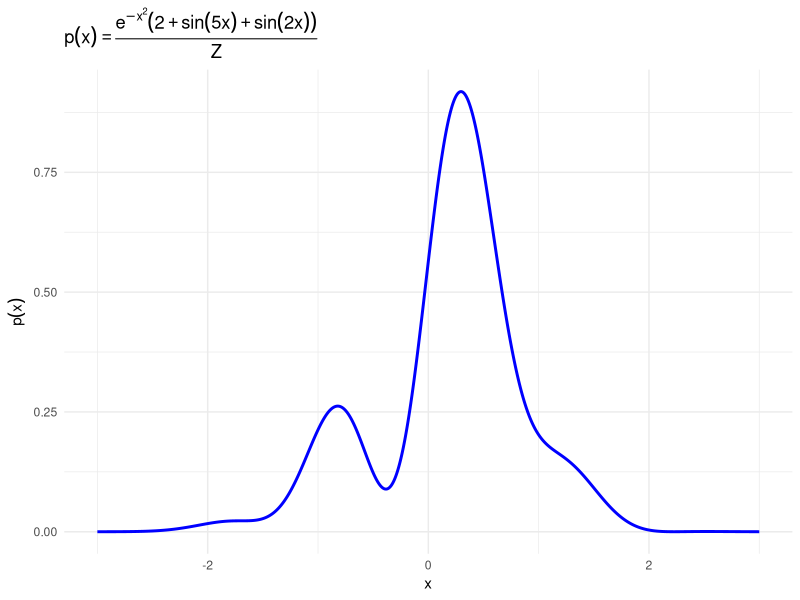
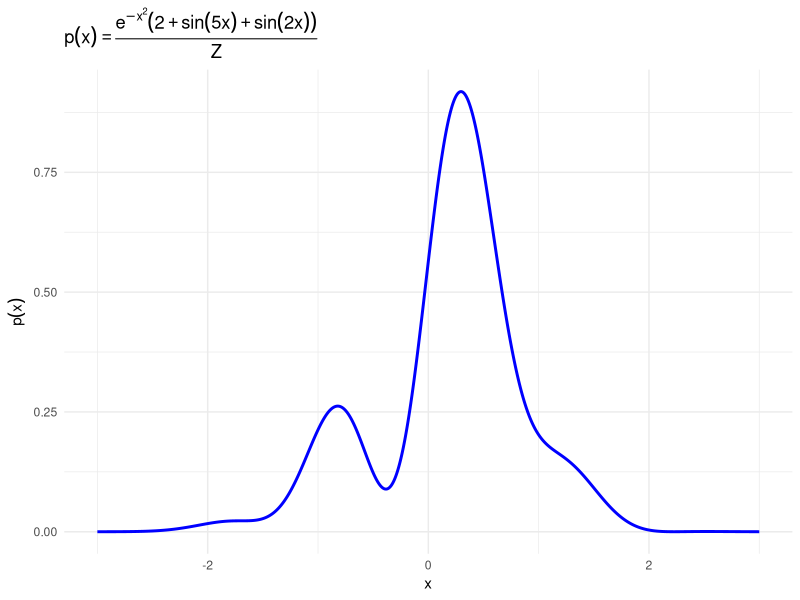
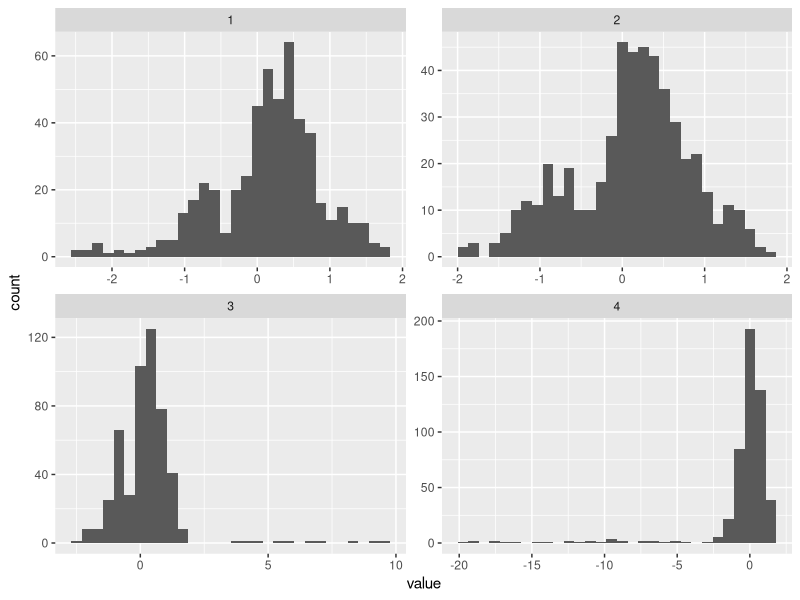
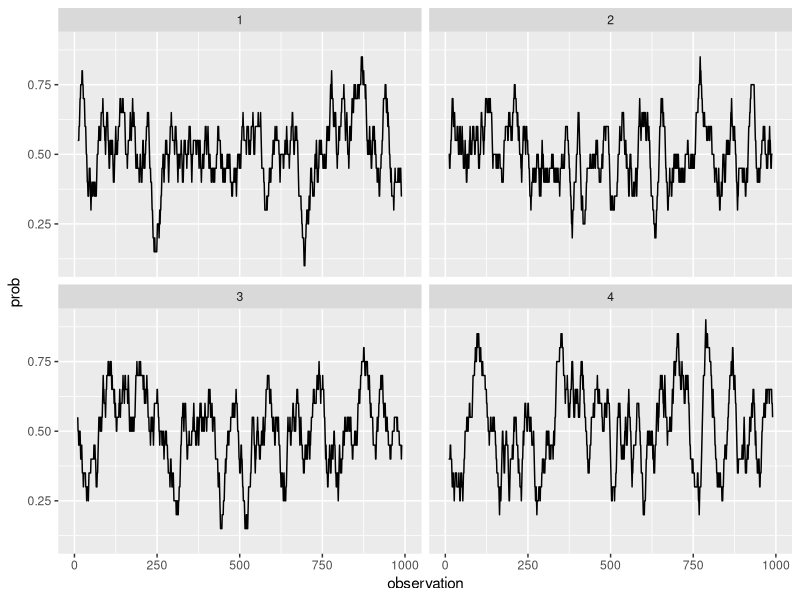
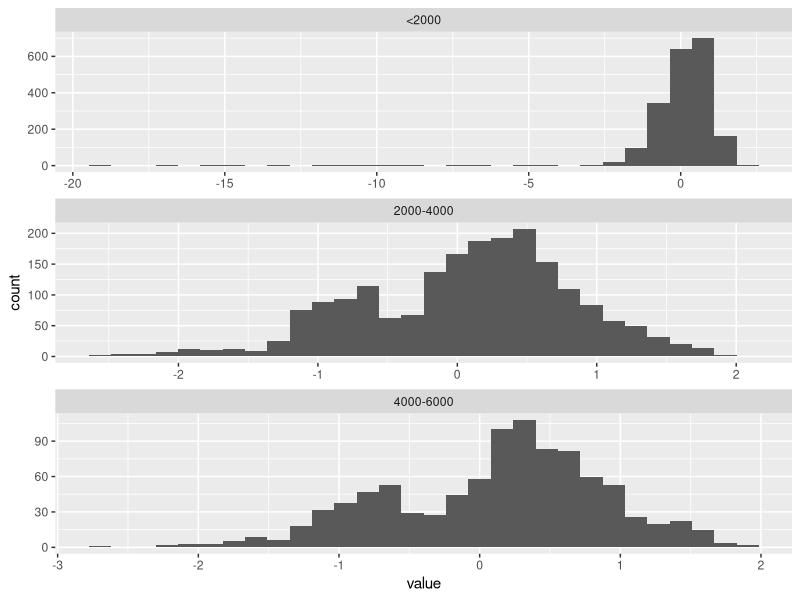
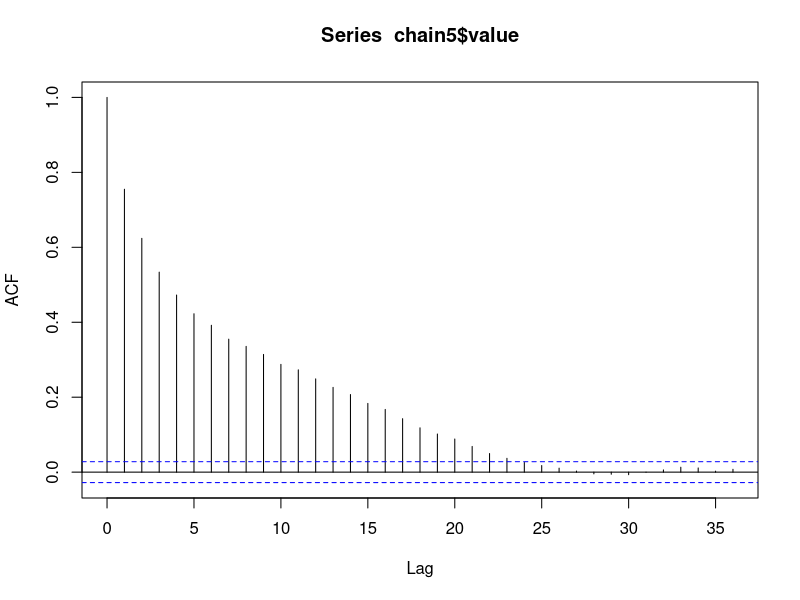
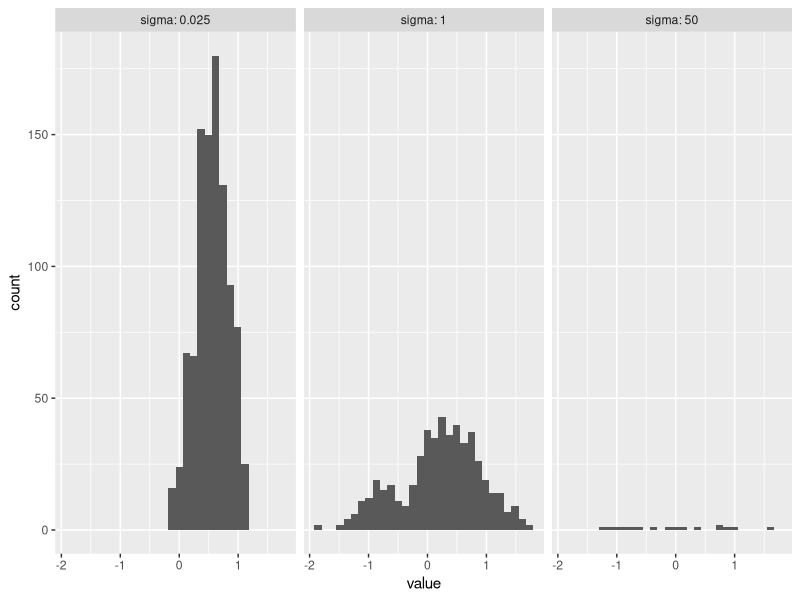
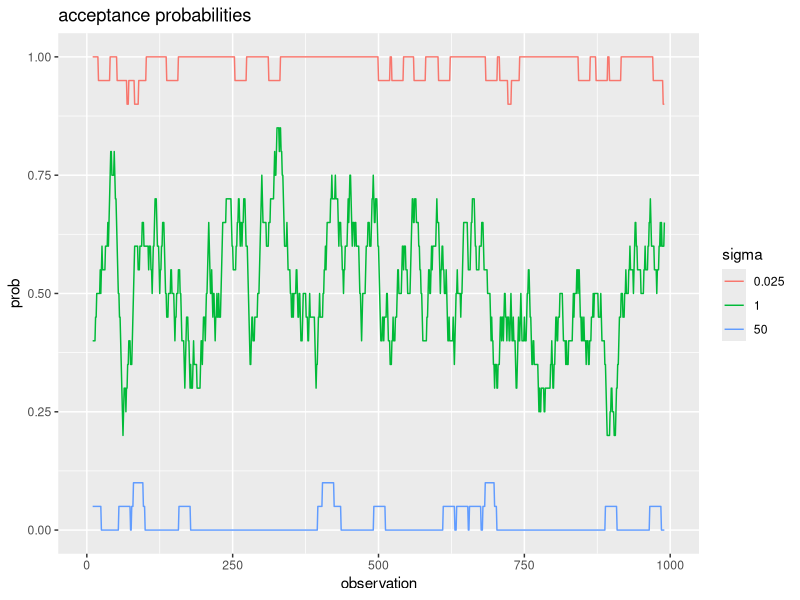

Source code (R) for these figures, in order:
## ---- chunk 1
library(tidyverse)
## ---- chunk 2
p <- function(x) {
  exp(-x^2) * (2 + sin(5 * x) + sin(2 * x))
}

# Compute normalization constant Z ≈ ∫ p(x) dx over [-Inf, Inf]
Z <- integrate(p, lower = -Inf, upper = Inf)$value

# Normalized density
f <- function(x) {
  p(x) / Z
}


x_vals <- seq(-3, 3, length.out = 1000)
f_vals <- f(x_vals)
df <- data.frame(x = x_vals, f = f_vals)

ggplot(df, aes(x = x, y = f)) +
  geom_line(color = "blue", size = 1) +
  labs(title = expression(p(x) == frac(e^{-x^2}*(2 + sin(5*x) + sin(2*x)), Z)),
       y = expression(p(x)), x = "x") +
  theme_minimal()
## ---- chunk 3
p <- function(x) {
  exp(-x^2) * (2 + sin(5 * x) + sin(2 * x))
}

# Compute normalization constant Z ≈ ∫ p(x) dx over [-Inf, Inf]
Z <- integrate(p, lower = -Inf, upper = Inf)$value

# Normalized density
f <- function(x) {
  p(x) / Z
}


x_vals <- seq(-3, 3, length.out = 1000)
f_vals <- f(x_vals)
df <- data.frame(x = x_vals, f = f_vals)

ggplot(df, aes(x = x, y = f)) +
  geom_line(color = "blue", size = 1) +
  labs(title = expression(p(x) == frac(e^{-x^2}*(2 + sin(5*x) + sin(2*x)), Z)),
       y = expression(p(x)), x = "x") +
  theme_minimal()
## ---- chunk 4
target = function(x){
  exp(-x^2) * (2 + sin(5 * x) + sin(2 * x))
}

metropolis_step = function(x, sigma) {
  y = rnorm(1, mean = x, sd = sigma)
  accept_prob <- min(1, target(y) / target(x))
  u = runif(1)
  if(u <= accept_prob) {
    value = y
    accepted = TRUE
  } else {
    value = x
    accepted = FALSE
  }
  
  tibble(value = value, accepted = accepted)
  
}
## ---- chunk 5
metropolis_sampler = function(initial_value, 
                               n = 1000, 
                               sigma = 1) {
  
  results = as.list(rep(NA, n))
  current_state = initial_value
  for(i in 1:n) {
    out = metropolis_step(current_state, sigma)
    current_state = out$value
    results[[i]] = out
  }
  results = do.call(rbind, results)
  results
}
## ---- chunk 6
set.seed(34634634)
chain1 = metropolis_sampler(initial_value = 0, n = 1000)

head(chain1)
## ---- chunk 7
set.seed(3463)
chain2 = metropolis_sampler(initial_value = 0, n = 1000)
chain3 = metropolis_sampler(initial_value = 10, n = 1000)
chain4 = metropolis_sampler(initial_value = -20, n = 1000)
## ---- chunk 8
results1 = bind_rows(mutate(chain1, chain = 1),
          mutate(chain2, chain = 2),
          mutate(chain3, chain = 3),
          mutate(chain4, chain = 4)) 


results1 %>%
  filter(accepted == TRUE) %>%
  ggplot(aes(value)) +
  geom_histogram() +
  facet_wrap(~chain, scales = "free")
## ---- chunk 9
results1 %>%
  group_by(chain) %>%
  mutate(accepted = as.numeric(accepted),
         prob = zoo::rollmean(accepted, k = 20, fill = NA),
         observation = row_number()) %>%
  ungroup() %>%
  ggplot(aes(observation, prob)) +
  geom_line() +
  facet_wrap(~chain)
## ---- chunk 10
set.seed(23423)
chain5 = metropolis_sampler(initial_value = -20, n = 10000)
chain5 = chain5 %>%
  filter(accepted == TRUE) %>%
  mutate(observation = row_number(),
         quintile = case_when(observation < 2000 ~ 1,
                              observation < 4000 ~ 2,
                              observation < 6000 ~ 3,
                              observation < 8000 ~ 4,
                              TRUE ~ 5),
         quintile = factor(quintile, levels = 1:5, labels = c("<2000", "2000-4000", 
                                                              "4000-6000", "6000-8000", "8000-1000")))

chain5 %>%
  ggplot(aes(value)) +
  geom_histogram() +
  facet_wrap(~quintile, scales = "free", ncol = 1)
## ---- chunk 11
acf_vals <- acf(chain5$value, plot = TRUE)

## ---- chunk 12
set.seed(34634)
chain_1 = metropolis_sampler(initial_value = 0, n = 1000, sigma = 1)
chain_.025 = metropolis_sampler(initial_value = 0, n = 1000, sigma = .025)
chain_50 = metropolis_sampler(initial_value = 0, n = 1000, sigma = 50)

## ---- chunk 13
results = bind_rows(mutate(chain_1, sigma = 1),
          mutate(chain_.025, sigma = .025),
          mutate(chain_50, sigma = 50)) %>%
  group_by(sigma) %>%
  mutate(iteration = row_number()) %>%
  ungroup() %>%
  mutate(sigma = factor(sigma))


results %>%
  filter(accepted == TRUE) %>%
  ggplot(aes(value)) +
  geom_histogram() +
  facet_wrap(~sigma, labeller = label_both)
## ---- chunk 14
results %>%
  group_by(sigma) %>%
  mutate(accepted = as.numeric(accepted),
         prob = zoo::rollmean(accepted, k = 20, fill = NA),
         observation = row_number()) %>%
  ungroup() %>%
  ggplot(aes(observation, prob)) +
    ggtitle("acceptance probabilities") +
  geom_line(aes(color = sigma))
## ---- chunk 15
results %>%
  ggplot(aes(iteration, value)) +
  geom_line() +
  facet_wrap(~sigma, labeller = label_both)
## ---- chunk 16
acf_df <- function(chain, name) {
  acf_res <- acf(chain, plot = FALSE)
  tibble(
    lag = acf_res$lag[, 1, 1],
    acf = acf_res$acf[, 1, 1],
    sigma = name
  )
}

acfs = bind_rows(acf_df(chain_1$value, "1"), 
          acf_df(chain_.025$value, ".025"), 
          acf_df(chain_50$value, "50"))

acfs %>%
  ggplot(aes(x = lag, y = acf)) +
  geom_segment(aes(xend = lag, yend = 0), color = "steelblue") +
  geom_hline(yintercept = 0) +
  facet_wrap(~ sigma, nrow = 1, labeller = label_both) +
  theme_minimal()
## ---- chunk 17
results %>%
  filter(accepted == TRUE) %>%
  ggplot(aes(value)) +
  geom_density() +
  facet_wrap(~sigma, labeller = label_both)
## ---- chunk 18
results1 %>%
  filter(accepted == TRUE) %>%
  ggplot(aes(value)) +
  xlim(-5,5) +
  geom_density() +
  facet_wrap(~chain, labeller = label_both)
## ---- chunk 19
library(coda)

effectiveSize(chain_.025$value) %>% as.numeric()
effectiveSize(chain_1$value) %>% as.numeric()
effectiveSize(chain_50$value) %>% as.numeric()
